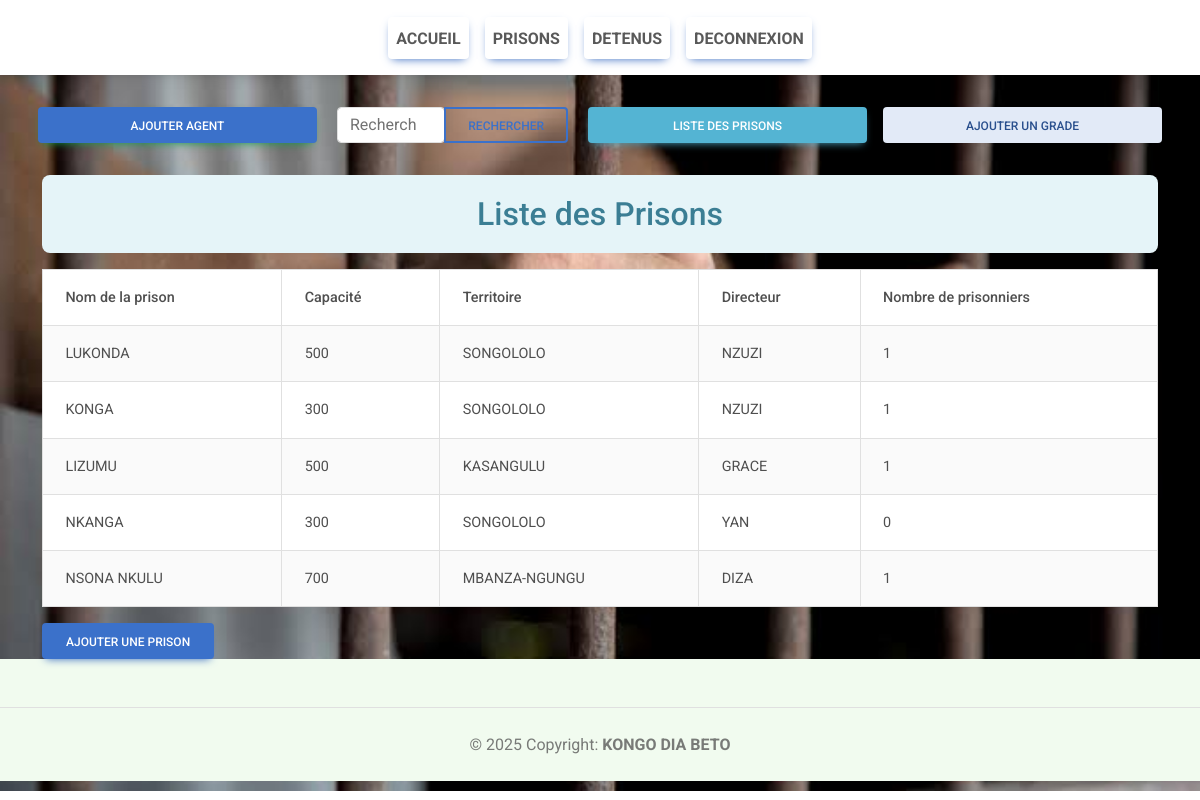
Screenshot of /Prison/liste-prisons/ (signed in) with the database file from the repository.
### PRISON/models.py (models this page shows, shortened)
class Prison(models.Model):
    nom_de_la_prison = models.CharField(max_length=15)
    capacite = models.IntegerField()
    territoire = models.ForeignKey(Territoire, on_delete=models.CASCADE)
    directeur = models.CharField(max_length=15)
    @property
    def nombre_prisonniers(self):
        return self.detenu_set.count()

class Territoire(models.Model):
    TER = [
        ("KASANGULU", "KASANGULU"),
        ("MADIMBA", "MADIMBA"),
        ("LUKULA", "LUKULA"),
        ("MBANZA-NGUNGU", "MBANZA-NGUNGU"),
        ("SONGOLOLO", "SONGOLOLO"),
        ("LUOZI", "LUOZI"),
        ("KIMVULA", "KIMVULA"),
        ("SEKEBANZA", "SEKEBANZA"),
        ("TSHELA", "TSHELA"),
        ("MOANDA", "MOANDA"),
        ("MATADI", "MATADI"),
        ("BOMA", "BOMA"),
    ]
    nom = models.CharField(max_length=20, choices=TER)
    def __str__(self):
        return self.nom

### PRISON/views.py (the view)
# urls.py: path('liste-prisons/', views.list_prisons, name='list_prisons'),  # Nouvelle route pour la liste des prisons
def list_prisons(request):
    nom_utilisateur = request.session.get('nom_utilisateur')
    if not nom_utilisateur:
        return redirect('utilisateur')
    utilisateur = Utilisateur.objects.get(nom_utilisateur=nom_utilisateur)
    if utilisateur.is_superuser:
        prisons = Prison.objects.all()
    else:
        territoire_id = utilisateur.territoire.id
        prisons = Prison.objects.filter(territoire_id=territoire_id)
    return render(request, 'Detenu/listPrison.html', {'prisons': prisons, 'utilisateur': utilisateur})

### templates/Detenu/listPrison.html
{% extends 'Detenu/base.html' %}
{% load static %}
{% block content %}
<link rel="stylesheet" href="{% static 'css/stylePrison.css'%}">
<div class="container mt-4">
    <div class="row align-items-center mb-4">
        <a class="col btn btn-success bg-primary m-2" href="{% url 'ajout_agent'%}">AJOUTER AGENT</a>
        <form action="{% url 'cherchePrison' %}" class="col form-inline" method="get">
            <div class="input-group">
                <input type="search" class="form-control rounded" placeholder="Recherche prison..." aria-label="Search" name="query" aria-describedby="search-addon" />
                <button type="submit" class="btn btn-outline-primary">Rechercher</button>
            </div>
        </form>
        <a class="col btn btn-info m-2" href="{% url 'list_prisons' %}">LISTE DES PRISONS</a>
        <a class="col btn btn-secondary m-2" href="{% url 'Ajout_Grade' %}">AJOUTER UN GRADE</a>
    </div>
    <h2 class="text-center alert alert-info">Liste des Prisons</h2>
    <table class="table table-striped table-bordered">
        <thead>
            <tr>
                <th>Nom de la prison</th>
                <th>Capacité</th>
                <th>Territoire</th>
                <th>Directeur</th>
                <th>Nombre de prisonniers</th>
            </tr>
        </thead>
        <tbody>
            {% for prison in prisons %}
            <tr>
                <td>{{ prison.nom_de_la_prison }}</td>
                <td>{{ prison.capacite }}</td>
                <td>{{ prison.territoire }}</td>
                <td>{{ prison.directeur }}</td>
                <td>{{ prison.nombre_prisonniers }}</td>
            </tr>
            {% empty %}
            <tr><td colspan="5" class="text-center">Aucune prison trouvée.</td></tr>
            {% endfor %}
        </tbody>
    </table>
    <a href="{% url 'Ajout_Prison' %}" class="btn btn-primary">Ajouter une prison</a>
</div>
{% endblock %}

### rows the page displays
Prison: nom_de_la_prison "LUKONDA", capacite "500", territoire "SONGOLOLO", directeur "NZUZI", nombre_prisonniers "1"
Prison: nom_de_la_prison "KONGA", capacite "300", territoire "SONGOLOLO", directeur "NZUZI", nombre_prisonniers "1"
Prison: nom_de_la_prison "LIZUMU", capacite "500", territoire "KASANGULU", directeur "GRACE", nombre_prisonniers "1"
Prison: nom_de_la_prison "NKANGA", capacite "300", territoire "SONGOLOLO", directeur "YAN", nombre_prisonniers "0"
Prison: nom_de_la_prison "NSONA NKULU", capacite "700", territoire "MBANZA-NGUNGU", directeur "DIZA", nombre_prisonniers "1"
